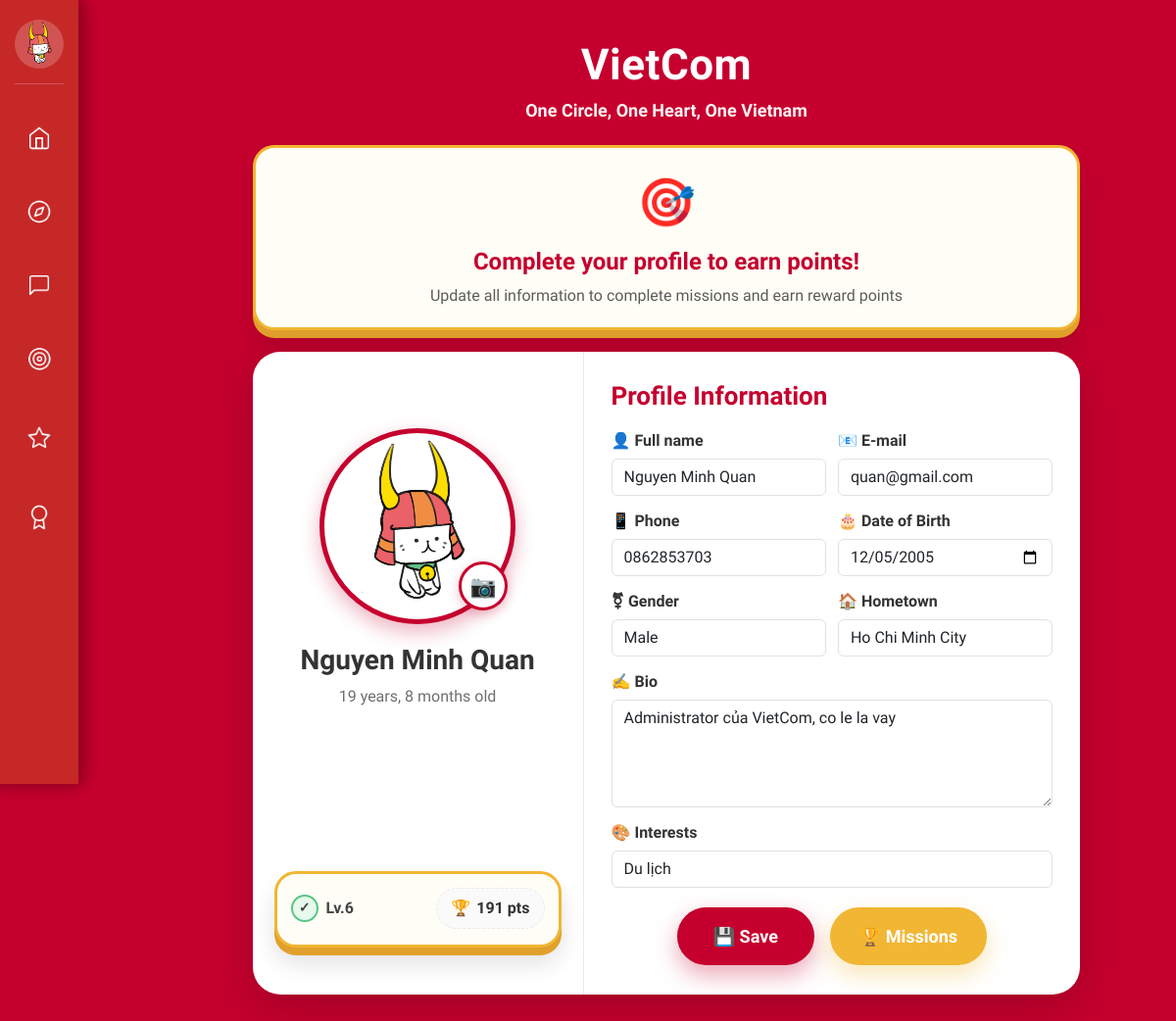
Page /users/profile/update/ (signed in) on the earlier database version.
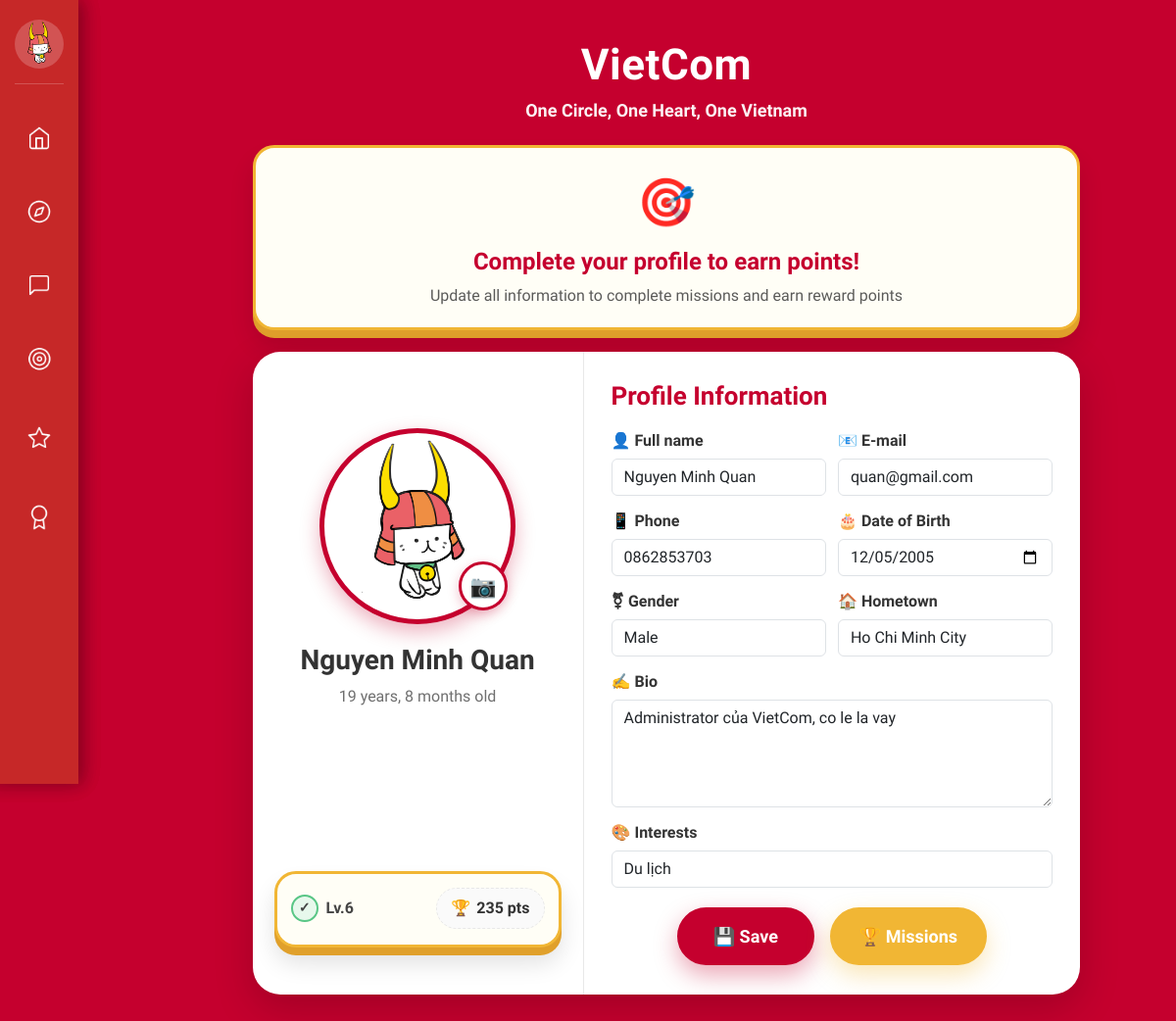
Same page on the later database version.
### users/models.py (models this page shows, shortened)
class User(AbstractUser):
    GENDER_CHOICES = [
        ('male', 'Male'),
        ('female', 'Female'),
        ('other', 'Other'),
        ('not_specified', 'Not specified'),
    ]
    STATUS_CHOICES = [
        ('online', 'Online'),
        ('offline', 'Offline'),
        ('busy', 'Busy'),
        ('away', 'Away'),
        ('available', 'Available for connection'),
    ]
    phone_regex = RegexValidator(
        regex=r'^\+?1?\d{9,15}$',
        message="Phone number must be in the format: '+999999999' or '0999999999'"
    )
    email = models.EmailField(unique=True)
    phone = models.CharField(
        validators=[phone_regex],
        max_length=17,
        unique=True,
        help_text="Phone number must be in the format: '+84xxxxxxxxx' or '0xxxxxxxxx'"
    )
    full_name = models.CharField(max_length=100)
    hometown = models.CharField(max_length=255, blank=True)
    date_of_birth = models.DateField(null=True, blank=True, verbose_name="Date of Birth")
    gender = models.CharField(
        max_length=20,
        choices=GENDER_CHOICES,
        default='not_specified',
        help_text="User's gender"
    )
    bio = models.TextField(
        max_length=500,
        blank=True,
        help_text="Short introduction about yourself (max 500 characters)"
    )
    status = models.CharField(
        max_length=20,
        choices=STATUS_CHOICES,
        default='offline',
        help_text="Current status"
    )
    interests = models.TextField(default='[]', blank=True)
    avatar = models.ImageField(upload_to='avatars/', blank=True)
    latitude = models.FloatField(null=True, blank=True, help_text="Latitude")
    longitude = models.FloatField(null=True, blank=True, help_text="Longitude")
    search_radius = models.FloatField(default=50.0, help_text="Search radius (km)")
    level = models.IntegerField(default=1)
    points = models.IntegerField(default=0)
    is_admin = models.BooleanField(default=False)
    objects = UserManager()
    USERNAME_FIELD = 'email'
    REQUIRED_FIELDS = ['phone', 'full_name']
    class Meta:
        verbose_name = "User"
        verbose_name_plural = "Users"
        ordering = ['-date_joined']

### users/views.py (the view)
# urls.py: path('profile/update/', views.profile_update, name='profile_update'),
@login_required
def profile_update(request):
    if request.method == 'POST':
        form = CustomUserChangeForm(request.POST, request.FILES, instance=request.user)
        if form.is_valid():
            old_avatar = request.user.avatar
            user = form.save()
            if 'avatar' in form.changed_data and user.avatar:
                try:
                    from gamification.views import track_avatar_uploaded
                    track_avatar_uploaded(user)
                except ImportError:
                    pass
            try:
                from gamification.views import track_profile_completed
                track_profile_completed(user)
            except ImportError:
                pass
            messages.success(request, 'Cập nhật hồ sơ thành công!')
            return redirect('profile_update')
        else:
            for field, errors in form.errors.items():
                for error in errors:
                    messages.error(request, f'{field}: {error}')
    else:
        form = CustomUserChangeForm(instance=request.user)
    return render(request, 'users/profile_update.html', {'form': form})

### users/forms.py
class CustomUserChangeForm(UserChangeForm):
    class Meta:
        model = User
        fields = ( 'email', 'full_name', 'phone', 'hometown', 'date_of_birth',
                 'gender', 'bio', 'avatar', 'interests')
        widgets = {
            'email': forms.EmailInput(attrs={'class': 'form-control'}),
            'full_name': forms.TextInput(attrs={'class': 'form-control'}),
            'phone': forms.TextInput(attrs={'class': 'form-control'}),
            'hometown': forms.TextInput(attrs={'class': 'form-control'}),
            'date_of_birth': forms.DateInput(attrs={'class': 'form-control', 'type': 'date'}),
            'gender': forms.Select(attrs={'class': 'form-control'}),
            'bio': forms.Textarea(attrs={
                'class': 'form-control',
                'rows': 4,
                'placeholder': 'Tell us about yourself (max 500 characters)'
            }),
            'avatar': forms.FileInput(attrs={'class': 'form-control'}),
            'interests': forms.TextInput(attrs={
                'class': 'form-control',
                'placeholder': 'Enter interests separated by commas'
            }),
        }

### templates/users/profile_update.html (shortened to what this page needs)
{% extends 'base.html' %}  {% block content %}
<div class="main-container">
  <div class="app-header">
    <h1>VietCom</h1>
    <p>One Circle, One Heart, One Vietnam</p>
  </div>
  <div class="completion-tips">
    <div class="tip-icon">🎯</div>
    <h4>Complete your profile to earn points!</h4>
    <p>Update all information to complete missions and earn reward points</p>
  </div>
  <div class="profile-card">
    <section class="left">
      <div class="avatar-section">
        <div class="avatar-wrap">
          {% if user.avatar %}
          <img
            id="avatar"
            class="avatar"
            src="{{ user.avatar.url }}"
            alt="Avatar"
          />
          {% endif %}
          <label class="upload-btn" title="Upload Avatar" id="uploadButton">
            📷
          </label>
        </div>
        <h3 id="displayName" class="name">
          {% if user.full_name %}{{ user.full_name }}{% else %}{{ user.username}}{% endif %}
        </h3>
        <p id="displayAge" class="age">
          {% if user.date_of_birth %} {{ user.date_of_birth|timesince }} old {% else %} Age {% endif %}
        </p>
      </div>
      <div class="level-section">
        <div class="level-card">
          <div class="level-info">
            <div class="level-badge">
              <span class="level-icon">✓</span>
              <span
                >Lv.<span id="levelNum">{{ user.level|default:1 }}</span></span
              >
            </div>
            <div class="level-distance">
              🏆 <span id="pointsText">{{ user.points|default:0 }} pts</span>
            </div>
          </div>
        </div>
      </div>
    </section>
    <section class="right">
      <h2>Profile Information</h2>
      <form method="post" enctype="multipart/form-data">
        <div class="form-row">
          <div class="form-group">
            <label for="{{ form.full_name.id_for_label }}">👤 Full name</label>
            {{ form.full_name }}
          </div>
          <div class="form-group">
            <label for="{{ form.email.id_for_label }}">📧 E-mail</label>
            {{ form.email }}
          </div>
        </div>
        <div class="form-row">
          <div class="form-group">
            <label for="{{ form.phone.id_for_label }}">📱 Phone</label>
            {{ form.phone }}
          </div>
          <div class="form-group">
            <label for="{{ form.date_of_birth.id_for_label }}"
              >🎂 Date of Birth</label
            >
            {{ form.date_of_birth }}
          </div>
        </div>
        <div class="form-row">
          <div class="form-group">
            <label for="{{ form.gender.id_for_label }}">⚧ Gender</label>
            {{ form.gender }}
          </div>
          <div class="form-group">
            <label for="{{ form.hometown.id_for_label }}">🏠 Hometown</label>
            {{ form.hometown }}
          </div>
        </div>
        <div class="form-group">
          <label for="{{ form.bio.id_for_label }}">✍️ Bio</label>
          {{ form.bio }}
        </div>
        <div class="form-group">
          <label for="{{ form.interests.id_for_label }}">🎨 Interests</label>
          {{ form.interests }}
        </div>
        <div class="actions">
          <button type="submit" class="btn-save">💾 Save</button>
          <a href="{% url 'gamification:mission_list' %}" class="btn-missions"
            >🏆 Missions</a
          >
        </div>
      </form>
    </section>
  </div>
</div>
{% endblock %}

### templates/base.html (shortened to what this page needs)
{% load static %}
<!DOCTYPE html>
<html lang="en">
  <head>
    <link
      href="https://cdn.jsdelivr.net/npm/bootstrap@5.3.0/dist/css/bootstrap.min.css"
      rel="stylesheet"
    />
    <link
      href="https://cdnjs.cloudflare.com/ajax/libs/font-awesome/6.4.0/css/all.min.css"
      rel="stylesheet"
    />
  </head>
  <body>
    <div class="sidebar">
      <div class="profile-section">
        <div class="profile-avatar" id="profile-btn">
          {% if user.avatar %}
          <img
            src="{{ user.avatar.url }}"
            alt="Avatar"
            style="
              width: 100%;
              height: 100%;
              border-radius: 50%;
              object-fit: cover;
            "
          />
          {% else %}
          <i class="fas fa-user"></i>
          {% endif %}
        </div>
      </div>
      <div class="nav-buttons">
        <button class="sidebar-btn" id="home-btn" title="Home">
          <span class="icon-home"></span>
        </button>
        <button class="sidebar-btn" id="social-btn" title="Social Network">
          <span class="icon-social"></span>
        </button>
        <button class="sidebar-btn" id="chat-btn" title="Message">
          <span class="icon-message"></span>
        </button>
        <label for="mission-toggle" class="sidebar-btn" title="Mission">
          <span class="icon-mission"></span>
        </label>
        <label for="event-toggle" class="sidebar-btn" title="Event">
          <span class="icon-event"></span>
        </label>
        <label for="achievement-toggle" class="sidebar-btn" title="Achievement">
          <span class="icon-achievement"></span>
        </label>
      </div>
    </div>
    <div class="panels">
      <div class="content-panel mission-panel">
        <div class="panel-header">Mission</div>
        <div class="panel-content">
          <div class="event-card">
            <h3>Daily Check-in</h3>
            <p>
            </p>
          </div>
          <div class="event-card">
            <h3>Help a Newcomer</h3>
            <p>Guide someone new to the community and earn mentor badges.</p>
          </div>
          <div class="event-card">
            <h3>Share Your Story</h3>
            <p>Tell your journey and inspire others in the community.</p>
          </div>
          <div class="event-card">
            <h3>Local Explorer</h3>
            <p>Discover and review local Vietnamese businesses and services.</p>
          </div>
        </div>
      </div>
      <div class="content-panel event-panel">
        <div class="panel-header">Sự kiện</div>
        <div class="panel-content">
          <div class="event-card">
            <h3>🎉 Khám phá sự kiện</h3>
            <p>
            </p>
          </div>
        </div>
      </div>
      <div class="content-panel achievement-panel">
        <div class="panel-header">Achievements</div>
        <div class="panel-content">
          <div class="event-card">
            <h3>Community Builder</h3>
            <p>
            </p>
          </div>
          <div class="event-card">
            <h3>Social Butterfly</h3>
            <p>
            </p>
          </div>
          <div class="event-card">
            <h3>Culture Ambassador</h3>
            <p>
            </p>
          </div>
        </div>
      </div>
    </div>
    <div
      class="main-container"
      style="margin-left: 80px; padding: 20px; min-height: 100vh"
    >
      {% block content %}{% endblock %}
    </div>
  </body>
</html>

Differences in the rows shown:
changed User "Nguyen Minh Quan": points "191" → "235"
